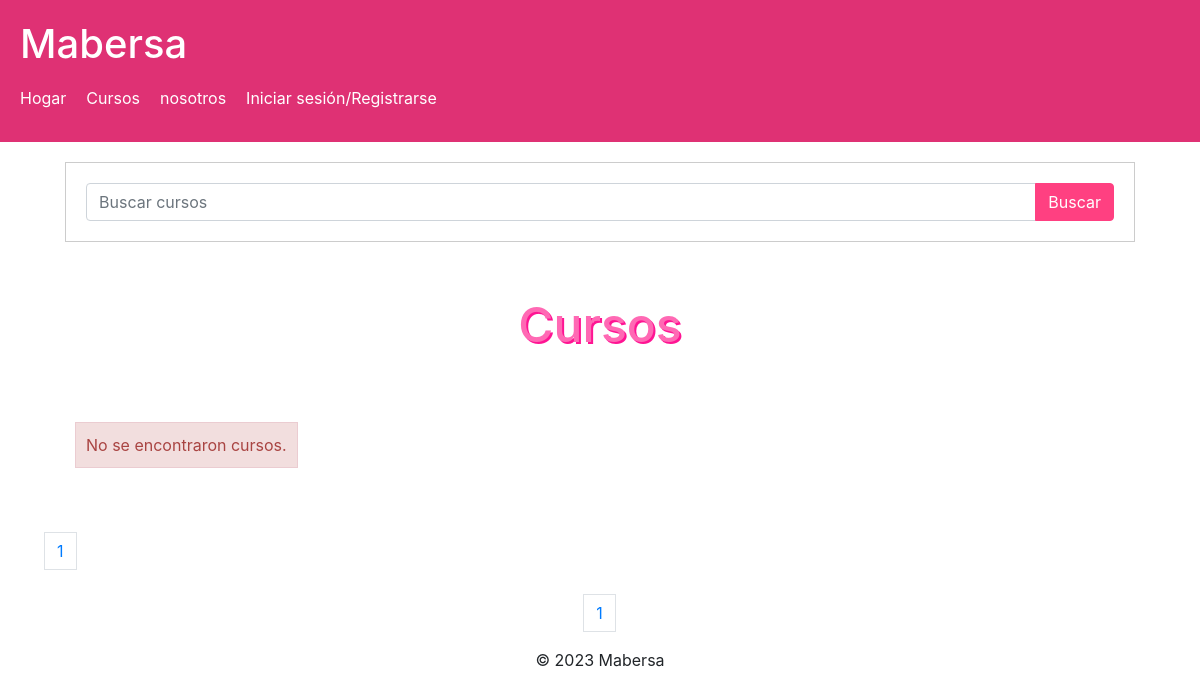
The app's page /courses.php?page=2, older data.
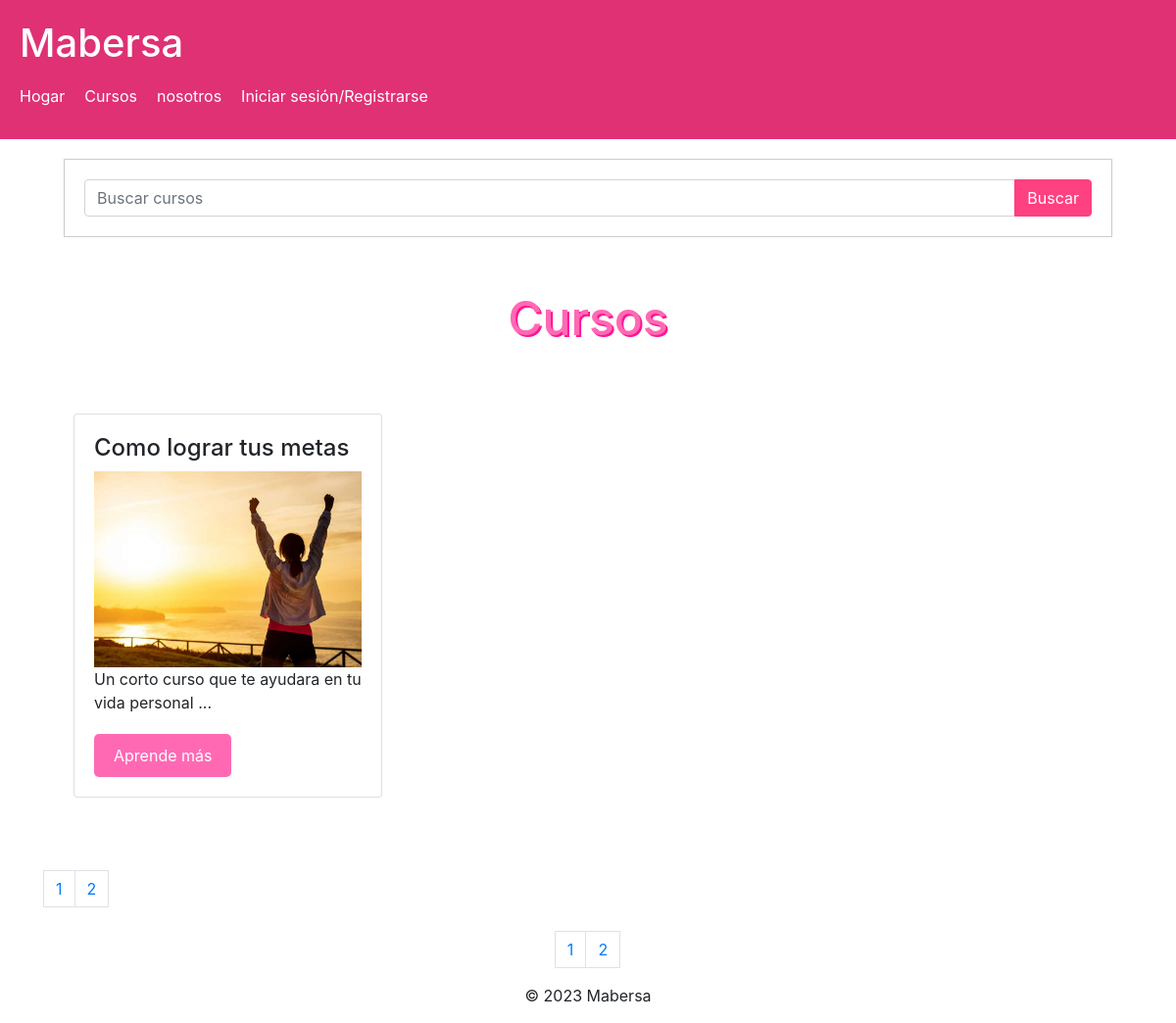
The same page, newer data.
### tables this page shows
CREATE TABLE `courses` (
  `c_id` int(11) NOT NULL,
  `t_id` int(11) NOT NULL,
  `course_name` varchar(255) NOT NULL,
  `course_description` text DEFAULT NULL,
  `video` varchar(255) DEFAULT NULL,
  `image` varchar(255) DEFAULT NULL,
  `timestamp` timestamp NOT NULL DEFAULT current_timestamp(),
  `approved` tinyint(1) DEFAULT 0
);

### courses.php (the view, shortened to what this page needs)
<?php
require_once('db_conn.php');
$show = '';
$cursosPorPagina = 12;
$sqlTotalCursos = "SELECT COUNT(*) AS total FROM courses";
$resultTotalCursos = mysqli_query($conn, $sqlTotalCursos);
$rowTotalCursos = mysqli_fetch_assoc($resultTotalCursos);
$totalCursos = $rowTotalCursos['total'];
$totalPaginas = ceil($totalCursos / $cursosPorPagina);
$paginaActual = isset($_GET['page']) ? $_GET['page'] : 1;
$offset = ($paginaActual - 1) * $cursosPorPagina;
$searchTerm = isset($_GET['search']) ? $_GET['search'] : '';
$sql = "SELECT * FROM courses WHERE approved = 1 && course_name LIKE '%$searchTerm%' ORDER BY `c_id` LIMIT $offset, $cursosPorPagina";
$result = mysqli_query($conn, $sql);
if (mysqli_num_rows($result) > 0) {
    while ($row = mysqli_fetch_assoc($result)) {
        $c_id = $row['c_id'];
        $imageUrl = $row['image'];
        $show .= '<div class="card">
        <div class="card-content">
            <h2>' . $row['course_name'] . '</h2>
            <img class="card-image" src="' . $imageUrl . '" alt="' . $row['course_name'] . '">
            <p>' . substr($row['course_description'], 0, 100) . "..." . '</p>
            <a href="course.php?c_id=' . $c_id . '" class="button">Aprende más</a>
        </div>
        </div>';
    }
} else {
    $show = "<div class='error'>No se encontraron cursos.</div>";
}
?>
<!DOCTYPE html>
<html>
<head>
    <link rel="stylesheet" type="text/css" href="./assets/css/style.css">
    <link rel="stylesheet" href="https://maxcdn.bootstrapcdn.com/bootstrap/4.5.2/css/bootstrap.min.css">
</head>
<body>
<?php include('header.php'); ?>
<main class="container">
    <form action="courses.php" method="GET" class="mb-4">
        <div class="input-group">
            <input type="text" name="search" class="form-control" placeholder="Buscar cursos">
            <div class="input-group-append">
                <button type="submit" class="btn custom-search-btn">Buscar</button>
            </div>
        </div>
    </form>
    <h1 class="page-title">Cursos</h1>
    <div class="card-container">
        <?php echo $show; ?>
    </div>
    <div class="pagination mt-4">
        <?php
        for ($i = 1; $i <= $totalPaginas; $i++) {
            $activeClass = ($i == $paginaActual) ? 'active' : '';
            echo '<a href="courses.php?page=' . $i . '" class="page-link ' . $activeClass . '">' . $i . '</a>';
        }
        ?>
    </div>
</main>
<div class="pagination-footer-container">
    <div class="pagination mt-4">
        <?php
        for ($i = 1; $i <= $totalPaginas; $i++) {
            $activeClass = ($i == $paginaActual) ? 'active' : '';
            echo '<a href="courses.php?page=' . $i . '" class="page-link ' . $activeClass . '">' . $i . '</a>';
        }
        ?>
    </div>
    <?php include('footer.php'); ?>
</div>
</body>
</html>

### header.php (shortened to what this page needs)
<header>
    <h1>Mabersa</h1>
    <nav>
        <ul>
            <?php
            if (isset($_SESSION['role']) && $_SESSION['role'] == 'student') {
                echo '<li><a href="index.php">Hogar</a></li>';
                echo '<li><a href="courses.php">Cursos</a></li>';
                echo '<li><a href="student_dashboard.php">Panel</a></li>';
                echo '<li><a href="politics.php">nosotros</a></li>';
                echo '<li><a href="logout.php">Cerrar sesión</a></li>';
            }
            else {
                echo '<li><a href="index.php">Hogar</a></li>';
                echo '<li><a href="courses.php">Cursos</a></li>';
                echo '<li><a href="politics.php">nosotros</a></li>';
                echo '<li><a href="login.php">Iniciar sesión/Registrarse</a></li>';
            }
            ?>
        </ul>
    </nav>
</header>

### footer.php
<footer class="footer" style="height: 50px;">
    <div class="container py-3">
        <div class="row">
            <div class="col-12">
                <p class="text-center mb-0">&copy; 2023 Mabersa</p>
            </div>
        </div>
    </div>
</footer>

### assets/css/style.css (style rules this page uses)
* { box-sizing: border-box; margin: 0; padding: 0; }
body { margin: 0; padding: 0; font-family: Arial, sans-serif; }
main { padding: 0 50px; }
header { background-color: #df2e72fb; color: white; padding: 20px; }
nav ul { margin: 0; padding: 0; list-style: none; }
nav li { display: inline-block; margin-right: 20px; }
nav a { color: white; text-decoration: none; display: inline-block; padding: 10px 0; border-bottom: 2px solid transparent; }
.page-title { font-size: 48px; padding: 30px 0; text-align: center; color: #ff69b4; text-shadow: 2px 2px #ff1493; }
.card-container { padding: 30px; display: flex; flex-wrap: wrap; justify-content: space-between; }
.card { background-color: white; width: 30%; margin-bottom: 20px; border: 1px solid #ddd; border-radius: 5px; padding: 20px; }
.card h2 { font-size: 24px; margin-bottom: 10px; }
.card p { font-size: 16px; line-height: 1.5; margin-bottom: 20px; }
.card-image { width: 100%; height: 200px; object-fit: cover; }
form { vertical-align: top; margin: 20px; padding: 20px; border: 1px solid #ccc; }
.button { display: inline-block; padding: 10px 20px; background-color: #ff69b4; color: #fff; text-decoration: none; border-radius: 5px; transition: background-color 0.2s ease; }
.error { background-color: #f2dede; color: #a94442; padding: 10px; border: 1px solid #ebccd1; margin-bottom: 10px; }

### courses.php (style rules this page uses)
.custom-search-btn { background-color: #FF4081; border-color: #FF4081; color: #fff; }
.pagination-footer-container { display: flex; flex-direction: column; align-items: center; }

Row changes from the older to the newer data that the page shows:
added courses: course_name "Como lograr tus metas", image (picture), course_description "Un corto curso que te ayudara en tu vida personal"
Text that changed along with them:
new list line: "2"
text no longer shown: "No se encontraron cursos."
